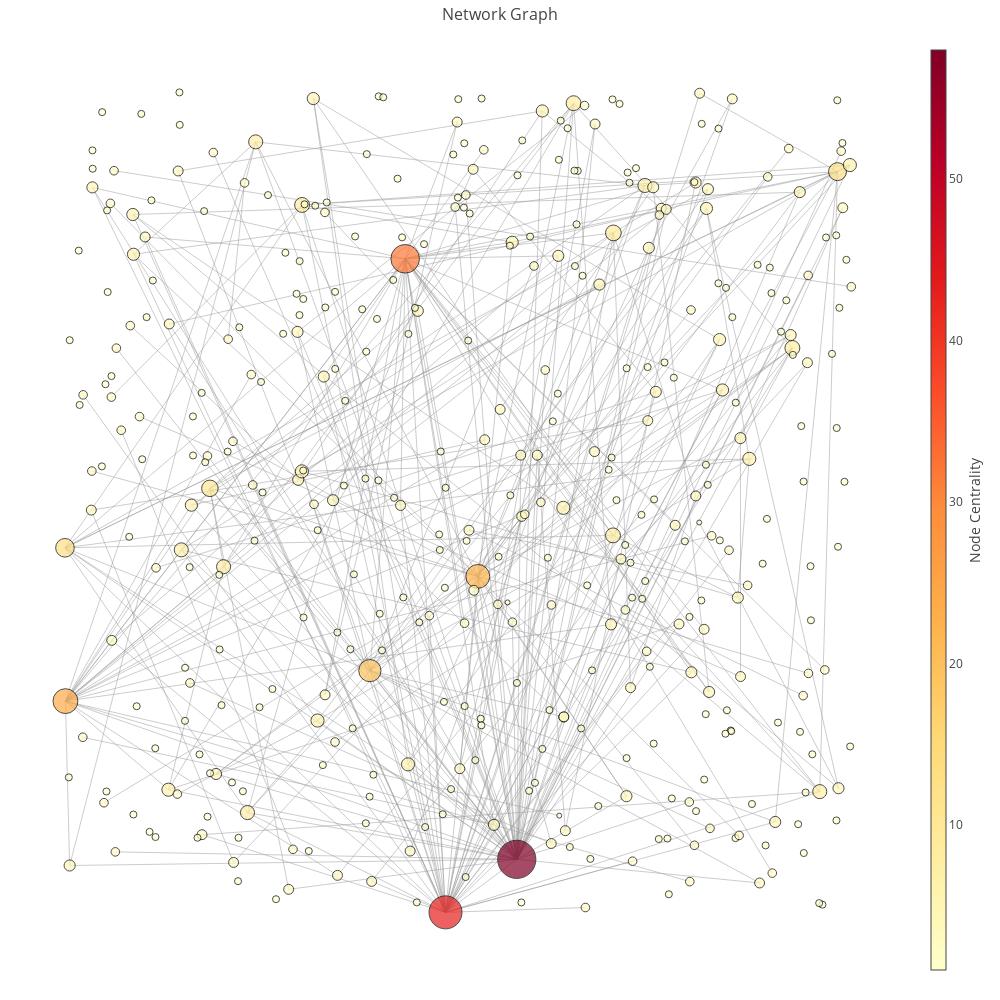

Write notebook code for a chart like this one.
### Code cell
co.get_word_network_graph(1000, "d_cent")

### Figure 1 — Plotly figure (JSON) as saved in the notebook; plotly's stock layout.template omitted (floating-point values rounded to 4 significant figures; data arrays with more than 128 entries replaced by an {"elided": "..."} marker saying what was removed)
{"data": [{"hoverinfo": "none", "line": {"color": "#999", "width": 0.5}, "mode": "lines", "type": "scatter", "x": {"elided": "2103 float values"}, "y": {"elided": "2103 float values"}}, {"hoverinfo": "text", "marker": {"color": {"elided": "405 int values"}, "colorbar": {"thickness": 15, "title": "Node Centrality", "titleside": "right", "xanchor": "left"}, "colorscale": "YlOrRd", "line": {"color": "black", "width": 1}, "reversescale": true, "showscale": true, "size": {"elided": "405 float values"}}, "mode": "markers", "text": {"elided": "405 str values"}, "type": "scatter", "x": {"elided": "405 float values"}, "y": {"elided": "405 float values"}}], "layout": {"height": 1000, "hovermode": "closest", "margin": {"b": 20, "l": 5, "r": 5, "t": 40}, "showlegend": false, "title": "Network Graph", "titlefont": {"size": 16}, "width": 1000, "xaxis": {"showgrid": false, "showticklabels": false, "zeroline": false}, "yaxis": {"showgrid": false, "showticklabels": false, "zeroline": false}}}
